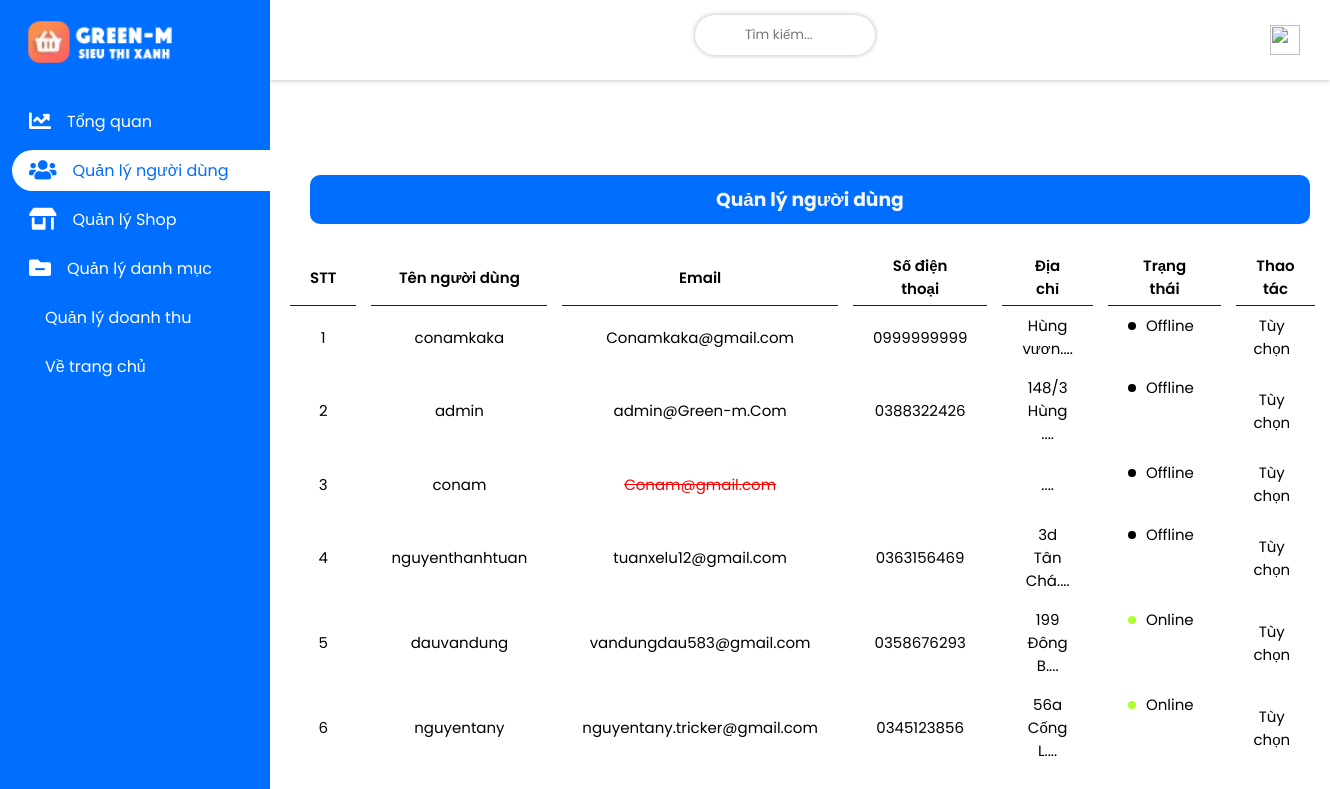
Page /admin/admin/index.php?act=user on the earlier database version.
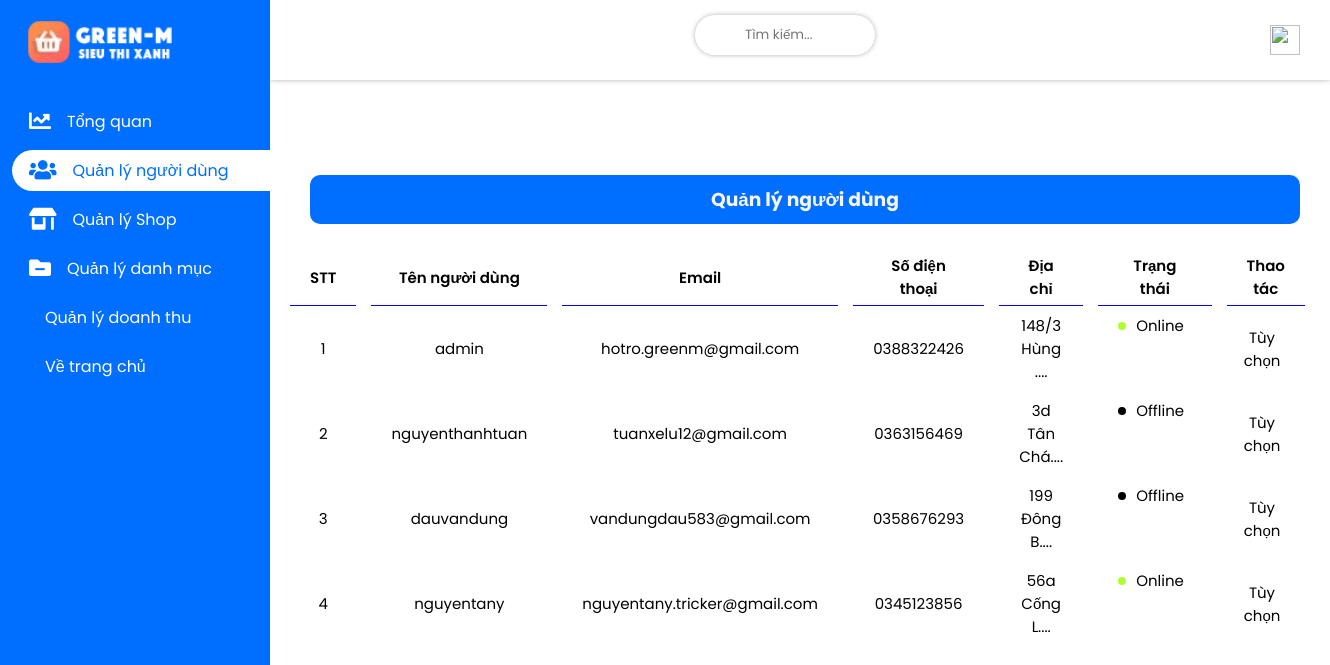
Same page on the later database version.
### tables this page shows
CREATE TABLE `account` (
  `account_id` int(123) NOT NULL,
  `account_name` longblob NOT NULL,
  `account_address` varchar(80) NOT NULL,
  `account_number_pay` varchar(30) NOT NULL,
  `account_pay` varchar(15) NOT NULL,
  `account_avt` varchar(299) NOT NULL DEFAULT 'view/images/account/user.png',
  `account_username` varchar(30) NOT NULL,
  `account_email` varchar(40) NOT NULL,
  `account_verified_mail` varchar(15) NOT NULL DEFAULT 'Chưa xác thực',
  `account_phone` varchar(10) NOT NULL,
  `account_pass` varchar(100) NOT NULL,
  `account_position` varchar(20) NOT NULL DEFAULT 'Khách hàng',
  `account_notify` varchar(100) NOT NULL,
  `account_status` varchar(30) NOT NULL DEFAULT 'Offline',
  `time_reg` timestamp NOT NULL DEFAULT current_timestamp()
);

### admin/admin/model/connect.php (called while the page is built, shortened)
<?php
    class dao_con {
        public static function conn_db() {
            $sqlServer = "mysql:host=localhost; dbname=green_m8683;charset=utf8;collation=utf8_unicode_ci";
            $username = "root";
            $password = "";
            try {
                $conn = new PDO($sqlServer, $username, $password);
                $conn->setAttribute(PDO::ATTR_ERRMODE, PDO::ERRMODE_EXCEPTION);
            } catch(PDOException $e) {
                echo 'Ket noi database that bai do ' . $e->getMessage();
            }
            return $conn;
        }
        public static function conn_show_all($sql) {
            $conn = self::conn_db();
            $sqlBindParam = array_slice(func_get_args(), 1);
            try {
                $stmt = $conn->prepare($sql);
                $stmt->execute($sqlBindParam);
                $ketqua = $stmt->fetchAll();
                return $ketqua;
            } catch (PDOException $e) {
                throw $e;
            } finally {
                unset($conn);
            }
        }
    }
?>

### admin/admin/model/account.php (called while the page is built, shortened)
<?php
    include_once "connect.php";
    class account_lass extends dao_con {
        public static function show_account() {
            $sql = "SELECT * FROM account ORDER BY account_id DESC";
            return self::conn_show_all($sql);
        }
    }
?>

### admin/admin/view/user.php (the view, shortened to what this page needs)
   <main>
      <div class="wrapper flex">
         <div class="projects-category">
            <div class="card-header flex flex-tinh">
               <h3>Quản lý người dùng</h3>
            </div>
            <table>
               <thead>
                  <th>
                     <tr>
                        <td>STT</td>
                        <td>Tên người dùng</td>
                        <td>Email</td>
                        <td>Số điện thoại</td>
                        <td>Địa chỉ</td>
                        <td>Trạng thái</td>
                        <td>Thao tác</td>
                     </tr>
                  </th>
               </thead>
               <tbody>
                  <?php
                     $i = 0;
                     foreach($show as $items) {
                        extract($items);
                        $address = substr($account_address, 0, 12) . '...';
                        $i++;
                        echo '
                        <tr>
                              <input type="hidden" value="'. $account_id .'" class="account-id">
                              <input type="hidden" value="'. $account_email .'" class="account-email">
                              <input type="hidden" value="'. $account_status .'" class="account-status">
                              <td>'. $i .'</td>
                              <td>'. $account_username .'</td>
                              <td id="verified-mail">'; echo ($account_verified_mail == "Đã xác thực") ? $account_email : '<del class="not_verified">' . $account_email . '</del>'; echo '</td>
                              <td>'. $account_phone .'</td>
                              <td class="address-user">'. $address .'.<input type="hidden" value="'. $account_address .'"></td>
                              <td class="status-box">
                              '; if($account_status == "Khóa") {
                                 echo '<span class="status pending"></span>Đã bị khóa';
                              }  else if($account_status == "Online") {
                                 echo '<span class="status online"></span>'. $account_status .'';
                              } else {
                                 echo '<span class="status offline"></span>'. $account_status .'';
                              } echo'
                              </td>
                              <td class="option-user">Tùy chọn</td>
                           </tr>
                        ';
                     }
                  ?>
               </tbody>
            </table>
         </div>
      </div>
   </main>
</div>

Differences in the rows shown:
removed account: account_username "conamkaka", account_email "Conamkaka@gmail.com", account_phone "0999999999", account_address "Hùng vươn...", account_status "Offline"
removed account: account_username "conam", account_email "Conam@gmail.com", account_address "...", account_status "Offline"
changed account "admin": account_email "admin@Green-m.Com" → "hotro.greenm@gmail.com"; account_status "Offline" → "Online"
changed account "dauvandung": account_status "Online" → "Offline"
